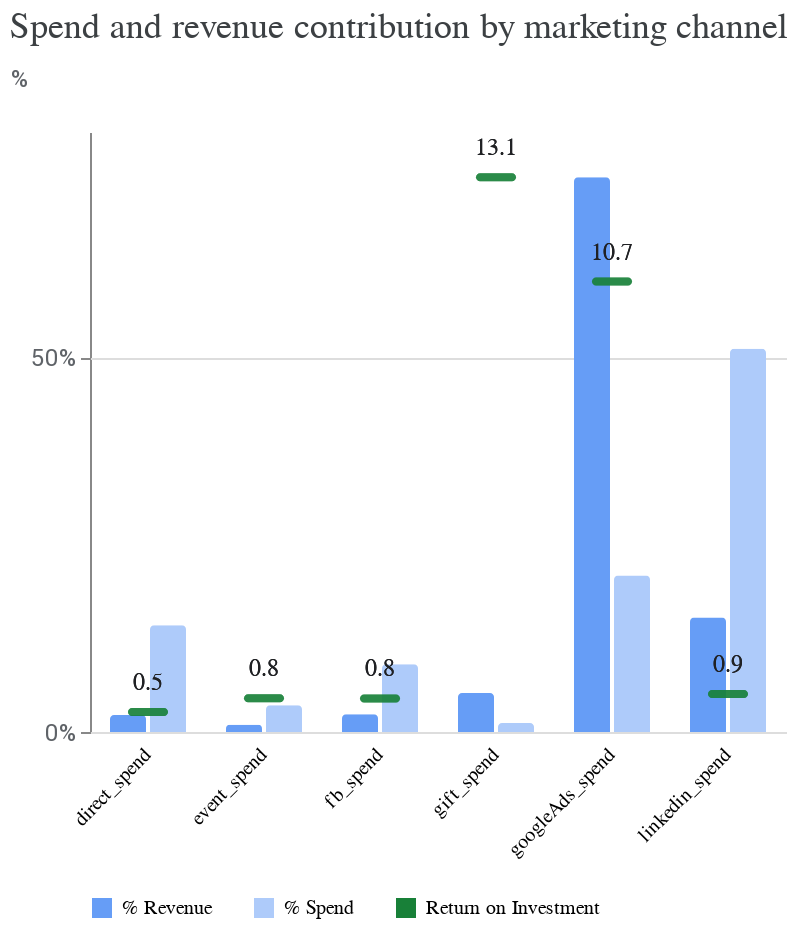

The code cell stored with this chart in its notebook:
### Code cell
media_summary.plot_spend_vs_contribution()

### Figure 1 — Vega-Lite specification as saved in the notebook (floating-point values rounded to 4 significant figures)
{"config": {"view": {"continuousWidth": 300, "continuousHeight": 300, "strokeOpacity": 0}, "axis": {"labelColor": "#5F6368", "labelFont": "Roboto", "labelFontSize": 12, "titleColor": "#5F6368", "titleFont": "Roboto", "titleFontSize": 12, "titleFontWeight": "normal", "titlePadding": 10}, "header": {"labelAlign": "right", "labelAngle": -45, "labelBaseline": "middle", "labelOrient": "bottom", "title": null}}, "data": {"name": "data-021fc0427740fe135e27dc2158cc116d"}, "facet": {"column": {"field": "channel", "type": "nominal"}}, "spec": {"layer": [{"mark": {"type": "bar", "cornerRadiusEnd": 2, "tooltip": true}, "encoding": {"color": {"field": "label", "legend": {"columnPadding": 20, "orient": "bottom", "rowPadding": 10, "title": null}, "scale": {"domain": ["% Revenue", "% Spend", "Return on Investment"], "range": ["#669DF6", "#AECBFA", "#188038"]}, "type": "nominal"}, "tooltip": [{"field": "pct", "format": ".1%", "type": "quantitative"}], "x": {"axis": {"labels": false, "ticks": false, "title": null}, "field": "label", "scale": {"paddingOuter": 0.5}, "type": "nominal"}, "y": {"axis": {"format": "%", "tickCount": 2, "titleAlign": "left", "titleAngle": 0, "titleY": -20}, "field": "pct", "type": "quantitative"}}}, {"mark": {"type": "tick", "color": "#188038", "cornerRadius": 2, "size": 20, "thickness": 4, "tooltip": true}, "encoding": {"tooltip": [{"field": "roi", "format": ".2f", "type": "quantitative"}], "y": {"field": "roi_scaled", "title": "%", "type": "quantitative"}}}, {"mark": {"type": "text", "color": "#202124", "dy": -15, "fontSize": 12}, "encoding": {"text": {"field": "roi", "format": ".1f", "type": "quantitative"}, "y": {"field": "roi_scaled", "type": "quantitative"}}}]}, "spacing": -1, "title": {"text": "Spend and revenue contribution by marketing channel", "anchor": "start", "color": "#3C4043", "font": "Google Sans Display", "fontSize": 18, "fontWeight": "normal", "offset": 10}, "$schema": "https://vega.github.io/schema/vega-lite/v5.20.1.json", "datasets": {"data-021fc0427740fe135e27dc2158cc116d": [{"channel": "linkedin_spend", "pct": 0.1525, "label": "% Revenue", "roi": 0.8971, "roi_scaled": 0.05058}, {"channel": "gift_spend", "pct": 0.05192, "label": "% Revenue", "roi": 13.12, "roi_scaled": 0.7397}, {"channel": "direct_spend", "pct": 0.02252, "label": "% Revenue", "roi": 0.4753, "roi_scaled": 0.0268}, {"channel": "fb_spend", "pct": 0.02383, "label": "% Revenue", "roi": 0.7923, "roi_scaled": 0.04467}, {"channel": "googleAds_spend", "pct": 0.7397, "label": "% Revenue", "roi": 10.65, "roi_scaled": 0.6006}, {"channel": "event_spend", "pct": 0.009514, "label": "% Revenue", "roi": 0.8008, "roi_scaled": 0.04515}, {"channel": "linkedin_spend", "pct": 0.511, "label": "% Spend", "roi": 0.8971, "roi_scaled": 0.05058}, {"channel": "gift_spend", "pct": 0.01189, "label": "% Spend", "roi": 13.12, "roi_scaled": 0.7397}, {"channel": "direct_spend", "pct": 0.1424, "label": "% Spend", "roi": 0.4753, "roi_scaled": 0.0268}, {"channel": "fb_spend", "pct": 0.09038, "label": "% Spend", "roi": 0.7923, "roi_scaled": 0.04467}, {"channel": "googleAds_spend", "pct": 0.2087, "label": "% Spend", "roi": 10.65, "roi_scaled": 0.6006}, {"channel": "event_spend", "pct": 0.0357, "label": "% Spend", "roi": 0.8008, "roi_scaled": 0.04515}]}}
